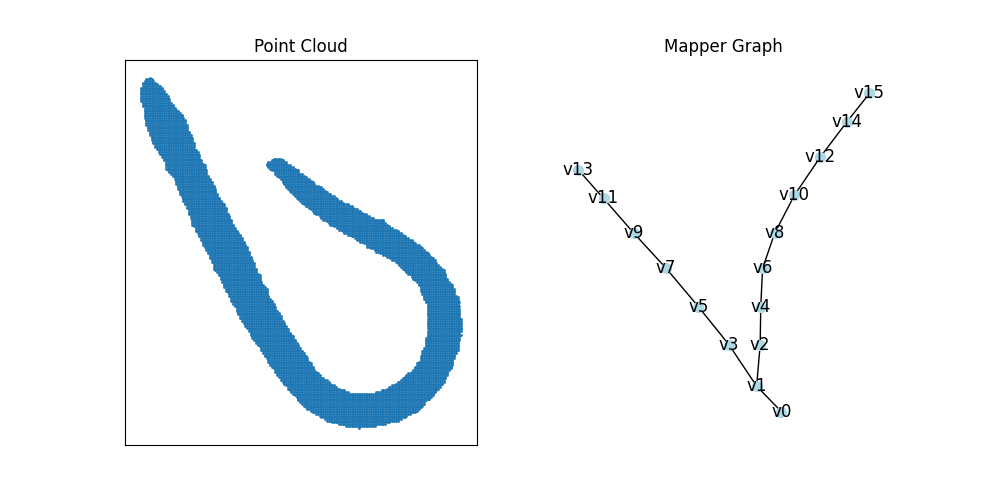

Reproduce this figure in Python.
### Workflow to compare mapper graphs generated from image data ###
##################################################################
## FINISH THIS WORKFLOW ##
# 1. Load image data and convert it to binary image
# 2. save the image as point cloud of maximum pixel values. It keeps the x and y coordinates in a numpy array.
# 3. Create a mapper graph from the point cloud. The y-coordinate of the points is used as the lens. Use kepler mapper to create the graph. Cluster the points using DBSCAN with eps=10. Use 5 intervals and 30% overlap.
# 4. Assign heights to each cluster based on the y-coordinates of the points in the cluster. The height is the mean y-coordinate of the points in the cluster.


##################################################################


### ---------------------------------###
### Import necessary libraries ###
### ---------------------------------###
from PIL import Image
import numpy as np
import pandas as pd
import matplotlib.pyplot as plt
import os
import kmapper as km
from sklearn.cluster import DBSCAN
from sklearn.decomposition import PCA
import networkx as nx
from itertools import combinations_with_replacement
import multiprocessing as mp

from cereeberus import ReebGraph, Interleave


def resize_image(image, target_height=None):
    """
    Resize the image to a target height while maintaining the aspect ratio.

    Parameters
        image : PIL image
        target_height : int

    Returns
        PIL image
    """
    # when target_height is None, return the original image
    if target_height is None:
        return image

    width, height = image.size
    aspect_ratio = width / height
    new_width = int(aspect_ratio * target_height)
    new_image = image.resize((new_width, target_height))
    return new_image


def rotate_image(image, angle=90):
    """
    Rotate the image by a given angle. The default angle is 90 degrees.

    Parameters
        image : PIL image

    Returns
        PIL image
    """
    return image.rotate(angle)


def save_rotated_image(image, output_path, angle=90):
    """
    Rotate the image and save it to an output path.

    Parameters
        image : PIL image
        output_path : str
        angle : int

    Returns
        None
    """

    image = rotate_image(image, angle)


### ---------------------------------###
### Load image data ###
### ---------------------------------###
def get_point_couds_from_image(image_path, rotate_angle=None):
    """
    Get the point clouds from the image. This returns the coordinates of the white pixels in the image.

    Parameters
        image_path : str

    Returns
       numpy array
    """
   # Load the image and resize it
    image = Image.open(image_path).convert('L')  # Convert to grayscale

    # Resize the image
    image = resize_image(image)

    # Rotate the image
    if rotate_angle is not None:
        image = rotate_image(image, rotate_angle)

    # Convert to numpy array
    image = np.array(image)

    # get what the maximum pixel values are
    max_pixel = np.max(image)

    # save where the white pixels are and save that point cloud
    points = np.column_stack(np.where(image == max_pixel))

    return points


def import_image_paths(image_dir):
    """
    Import the image paths from a directory. We remove the images where there are multiple images with almost same name, like apple-1.gif and apple-1 2.gif. We only keep the first one.

    Parameters
        image_dir : str

    Returns
        list
    """
    image_files = [f for f in os.listdir(image_dir) if f.endswith(
        '.gif') and " " not in f]  # Remove files with spaces
    image_paths = [os.path.join(image_dir, f)
                   for f in image_files]  # Convert to full paths

    # order the image paths by the image names
    image_paths = sorted(image_paths, key=lambda x: int(
        os.path.splitext(os.path.basename(x))[0].split('-')[-1]))
    return image_paths

### ---------------------------------###
### Create Mapper graph from image data ###
### ---------------------------------###


def mapper_of_image(points, lens="proj"):  # , num_intervals=5, overlap=0.3):
    """
    Create a Mapper graph from the point clouds of the image.

    Parameters
        points : numpy array
        func_val : numpy array
        num_intervals : int
        overlap : float

    Returns     
        networkx graph
    """
    # Create the mapper graph
    mapper = km.KeplerMapper(verbose=False)

    # set the lens
    if lens == "proj":
        lens = mapper.project(points, projection=[1], scaler=None)

    # # create lens
    # lens = mapper.project(points, projection=[1], scaler=None) # projection=[1] means we are using the y-coordinate as the lens

    # Create the graph
    graph = mapper.map(lens,
                       points,
                       clusterer=DBSCAN(eps=3), cover=km.Cover(n_cubes=5, perc_overlap=0.3))  # why are we using these parameters?
    # eps is the maximum distance between two samples for one to be considered as in the neighborhood of the other
    # min_samples is the number of samples in a neighborhood for a point to be considered as a core point
    # n_cubes is the number of intervals in the lens
    # perc_overlap is the overlap between the intervals

    # convert to networkx graph
    G = km.adapter.to_nx(graph)

    vert_name_counter = 0  # counter for the vertex names. increases by 1 for each new vertex

    # Assign heights to each cluster based on y-coordinates of points
    for node_id, cluster_points_indices in graph['nodes'].items():
        # Get the y-coordinates of points in the cluster
        y_coords = [points[i][1] for i in cluster_points_indices]

        # Calculate height (e.g., mean y-coordinate)
        height = int(np.mean(y_coords)) if y_coords else 0

        # rename node_id to simplify the graph. Put v+height as the new node_id
        G = nx.relabel_nodes(G, {node_id: f"v{vert_name_counter}"})
        G.nodes(data=True)

        # Assign the height as a node attribute
        # Remove all existing attributes
        G.nodes[f"v{vert_name_counter}"].clear()
        G.nodes[f"v{vert_name_counter}"]['fx'] = height
        vert_name_counter += 1

    return G


def normalize_node_heihgts(G, min_target=0, max_target=1, precision=2):
    """
    Normalize the heights of the nodes in the graph. The heights are normalized to be between 0 and 1. This is done to make differnt mapper graphs comparable. The precision parameter is used to round the heights to a certain number of decimal places.

    Parameters
        G : networkx graph
        min_target : int
        max_target : int

    Returns     
        networkx graph
    """
    # Get the maximum height
    heights = nx.get_node_attributes(G, 'fx')

    min_height = min(heights.values())
    max_height = max(heights.values())

    # Normalize the heights
    for node, height in heights.items():
        # Normalize the height to be between the given target range. Can change the resoltion of the heights later.
        normalized_height = ((height - min_height) / (max_height -
                             min_height)) * (max_target - min_target) + min_target
        normalized_height = round(normalized_height, precision)
        G.nodes[node]['fx'] = normalized_height

    return G

### ---------------------------------###
### Convert networkx graph the mapper structure we can work with ###
### ---------------------------------###


def generate_mapper(G, resolution=20):
    """
    Generate a MapperGraph object from a networkx graph.

    Parameters
        G : networkx graph
        resolution : int # resolution to make the heights integers

    Returns
        MapperGraph
    """
    # Create a MapperGraph object from kepler mapper output

    # Convert to a ReebGraph
    reebG = ReebGraph(G, verbose=False)

    # make sure that the function values are integers in reeb graph
    for node in reebG.nodes():
        # multiply by resolution to make the heights integers. Default resolution is 20
        reebG.f[node] = int(reebG.f[node]*resolution)
    # Convert to a MapperGraph

    mapperG = reebG.to_mapper()
    return mapperG

### ---------------------------------###
### Plotting functions ###
### ---------------------------------###


def plot_image_and_mapper(G, points, mapperG):
    """
    Plot the image and the mapper graph side by side.

    Parameters
        G : networkx graph
        points : numpy array
        mapperG : MapperGraph

        Returns
        None
        """

    # Plot both the point cloud and the mapper graph side by side

    fig, ax = plt.subplots(1, 2, figsize=(10, 5))

    # Plot the point cloud
    ax[0].scatter(points[:, 0], points[:, 1], s=1)
    ax[0].set_title("Point Cloud")
    ax[0].grid(True)  # Add a grid for better visualization

    # Plot the mapper graph
    pos = nx.spring_layout(G)
    for node_id in G.nodes:
        if 'fx' in G.nodes[node_id]:  # Ensure 'fx' exists
            pos[node_id][1] = G.nodes[node_id]['fx']

    nx.draw(G, pos=pos, node_size=50, with_labels=True, font_size=12,
            node_color='lightblue', ax=ax[1])
    ax[1].tick_params(left=True, bottom=True, labelleft=True, labelbottom=True)
    ax[1].grid(True)  # Add a grid for better visualization
    ax[1].set_title("Mapper Graph")

    # save the plot
    plt.savefig("image_mapper_comparison.png")
    plt.show()
    # # Plot the mapper in our format
    # mapperG.draw(with_labels=True, ax=ax[2])
    # ax[2].set_title("Mapper Graph with integer subdivisions")
    # plt.axis('on')
    # plt.show()


### ---------------------------------###
### Create the image processing pipeline ###
### ---------------------------------###


def pairwise_image_to_mapper_comparison(image_path1, image_path2, resolution=20, plot=False, verbose=False, lens="proj"):
    # Load the image and get the point clouds
    first_points = get_point_couds_from_image(image_path1)
    second_points = get_point_couds_from_image(image_path2)

    # Create a mapper graph from the point clouds
    G1 = mapper_of_image(first_points, lens=lens)
    G2 = mapper_of_image(second_points, lens=lens)

    # Normalize the heights of the nodes
    G1 = normalize_node_heihgts(G1)
    G2 = normalize_node_heihgts(G2)

    # Generate a MapperGraph object from the networkx graph
    mapperG1 = generate_mapper(G1, resolution)
    mapperG2 = generate_mapper(G2, resolution)

    if plot:
        plot_image_and_mapper(G1, first_points, mapperG1)
        plot_image_and_mapper(G2, second_points, mapperG2)

    # Find the optimal n which minimizes the n+loss value
    bb = resolution
    result = find_optimal_upper_bound_es(
        mapperG1, mapperG2, bb, verbose=verbose)

    return result


def extract_image_names(image_paths):
    """
    Extract the image names from the image paths.

    Parameters
        image_paths : list

    Returns
        tuple
    """
    image_names = tuple(os.path.basename(image_path)
                        for image_path in image_paths)

    return image_names

# define a worker function to run the pairwise_image_to_mapper_comparison function in parallel


def worker(pair):
    image_1 = pair[0]
    image_2 = pair[1]
    return pairwise_image_to_mapper_comparison(image_1, image_2)


def parallel_mapper_comparison(image_paths, resolution=20, plot=False, verbose=False, num_procs=None, result_key='best_upper_bound'):
    """
    Run the pairwise_image_to_mapper_comparison function in parallel for multiple image pairs.

    Parameters
        image_paths : list
        resolution : int
        plot : bool
        verbose : bool
        num_procs : int

    Returns
        dict
    """
   # generate pariwise combinations of the image paths
    image_pairs = list(combinations_with_replacement(image_paths, 2))

    # Run the worker function in parallel
    if num_procs is None:
        num_procs = mp.cpu_count()  # use all available cores

    if verbose:
        print(f"Running with {num_procs} processes")

    with mp.Pool(processes=num_procs) as pool:
        results = pool.map(worker, image_pairs)

    # get image pair names
    image_pair_names = list(map(extract_image_names, image_pairs))

    # convert the results to a dictionary
    all_results_dict = dict(zip(image_pair_names, results))

    # output only the result corresponding to the result_key
    results_dict = {image_pair: result[result_key]
                    for image_pair, result in all_results_dict.items()}

    return results_dict
